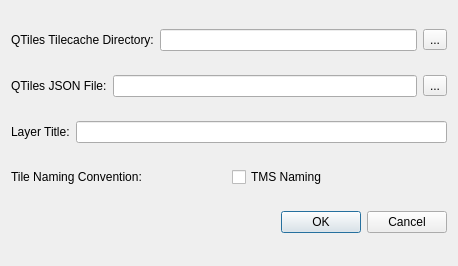
<?xml version="1.0" encoding="UTF-8"?>
<ui version="4.0">
 <class>dlgTileLayer</class>
 <widget class="QDialog" name="dlgTileLayer">
  <property name="geometry">
   <rect>
    <x>0</x>
    <y>0</y>
    <width>458</width>
    <height>266</height>
   </rect>
  </property>
  <property name="windowTitle">
   <string>Create TileLayerPlugin Config File</string>
  </property>
  <layout class="QGridLayout" name="gridLayout">
   <item row="3" column="0">
    <layout class="QHBoxLayout" name="hlTitle">
     <item>
      <widget class="QLabel" name="lblTitle">
       <property name="text">
        <string>Layer Title:</string>
       </property>
      </widget>
     </item>
     <item>
      <widget class="QLineEdit" name="leTitle"/>
     </item>
    </layout>
   </item>
   <item row="5" column="0">
    <widget class="QDialogButtonBox" name="bbActions">
     <property name="orientation">
      <enum>Qt::Horizontal</enum>
     </property>
     <property name="standardButtons">
      <set>QDialogButtonBox::Cancel|QDialogButtonBox::Ok</set>
     </property>
    </widget>
   </item>
   <item row="1" column="0">
    <layout class="QHBoxLayout" name="hlJSON">
     <item>
      <widget class="QLabel" name="lblJsonFile">
       <property name="text">
        <string>QTiles JSON File:</string>
       </property>
      </widget>
     </item>
     <item>
      <widget class="QLineEdit" name="leJSON">
       <property name="readOnly">
        <bool>true</bool>
       </property>
      </widget>
     </item>
     <item>
      <widget class="QToolButton" name="tbJSON">
       <property name="text">
        <string>...</string>
       </property>
      </widget>
     </item>
    </layout>
   </item>
   <item row="0" column="0">
    <layout class="QHBoxLayout" name="hlDir">
     <item>
      <widget class="QLabel" name="lblDir">
       <property name="text">
        <string>QTiles Tilecache Directory:</string>
       </property>
      </widget>
     </item>
     <item>
      <widget class="QLineEdit" name="leDir">
       <property name="readOnly">
        <bool>true</bool>
       </property>
      </widget>
     </item>
     <item>
      <widget class="QToolButton" name="tbDir">
       <property name="text">
        <string>...</string>
       </property>
      </widget>
     </item>
    </layout>
   </item>
   <item row="4" column="0">
    <layout class="QHBoxLayout" name="horizontalLayout">
     <item>
      <widget class="QLabel" name="leStyle">
       <property name="text">
        <string>Tile Naming Convention:</string>
       </property>
      </widget>
     </item>
     <item>
      <widget class="QCheckBox" name="cbTMS">
       <property name="text">
        <string>TMS Naming</string>
       </property>
      </widget>
     </item>
    </layout>
   </item>
  </layout>
 </widget>
 <resources/>
 <connections>
  <connection>
   <sender>bbActions</sender>
   <signal>accepted()</signal>
   <receiver>dlgTileLayer</receiver>
   <slot>accept()</slot>
   <hints>
    <hint type="sourcelabel">
     <x>248</x>
     <y>254</y>
    </hint>
    <hint type="destinationlabel">
     <x>157</x>
     <y>274</y>
    </hint>
   </hints>
  </connection>
  <connection>
   <sender>bbActions</sender>
   <signal>rejected()</signal>
   <receiver>dlgTileLayer</receiver>
   <slot>reject()</slot>
   <hints>
    <hint type="sourcelabel">
     <x>316</x>
     <y>260</y>
    </hint>
    <hint type="destinationlabel">
     <x>286</x>
     <y>274</y>
    </hint>
   </hints>
  </connection>
 </connections>
</ui>
